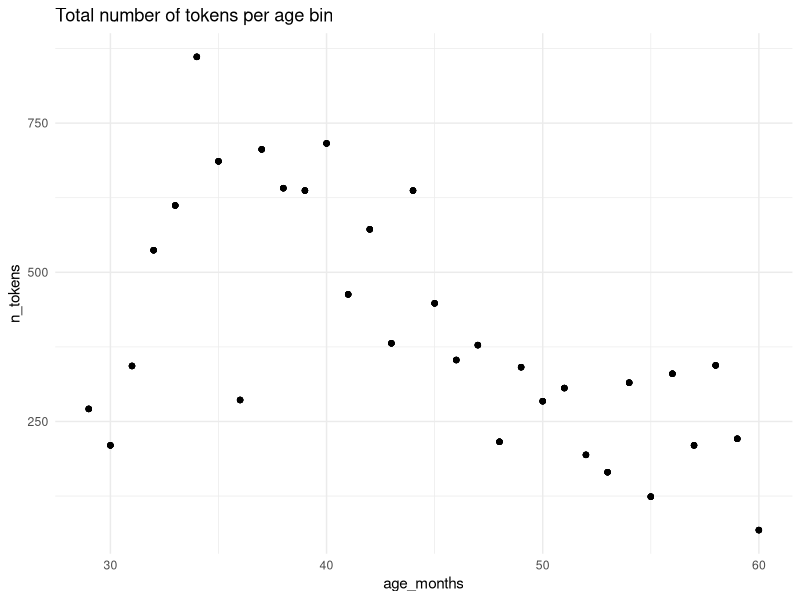
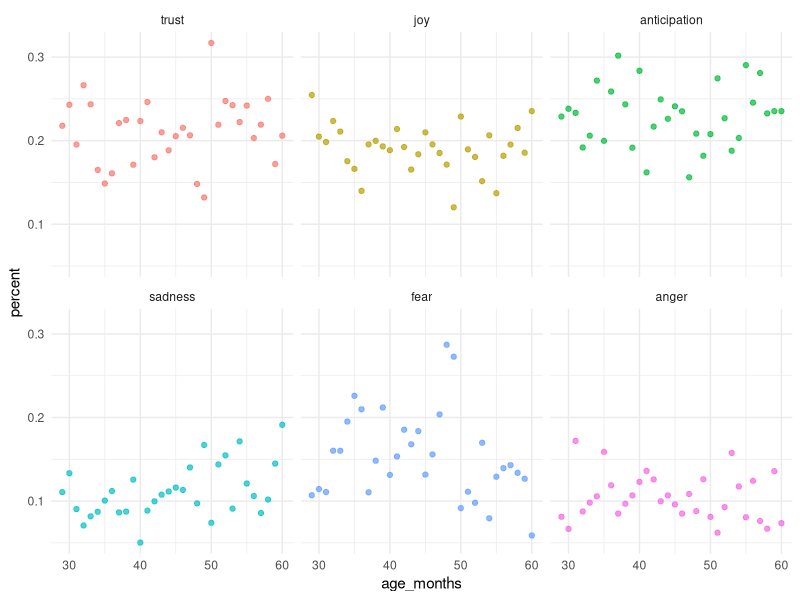
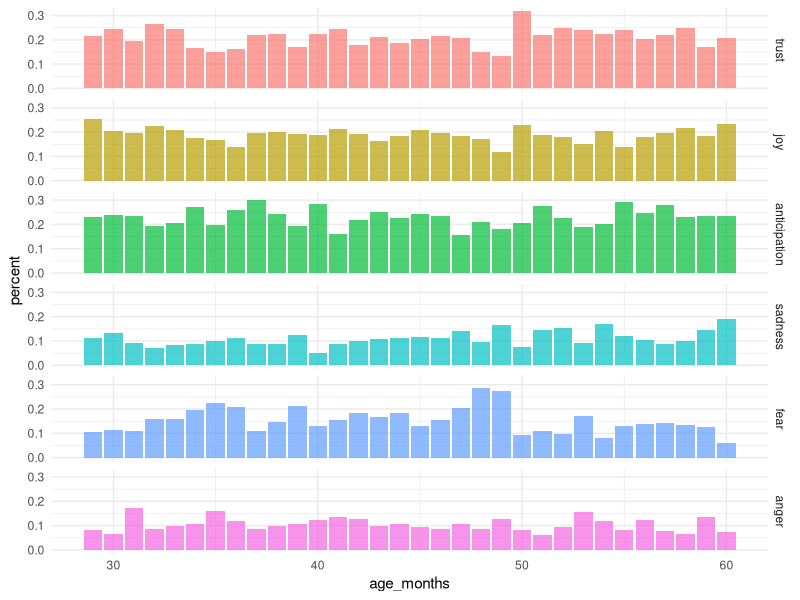
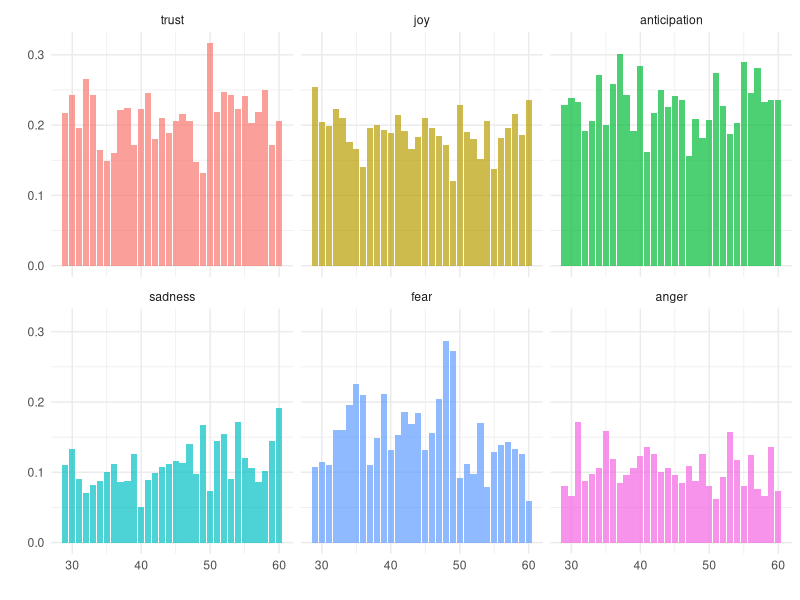
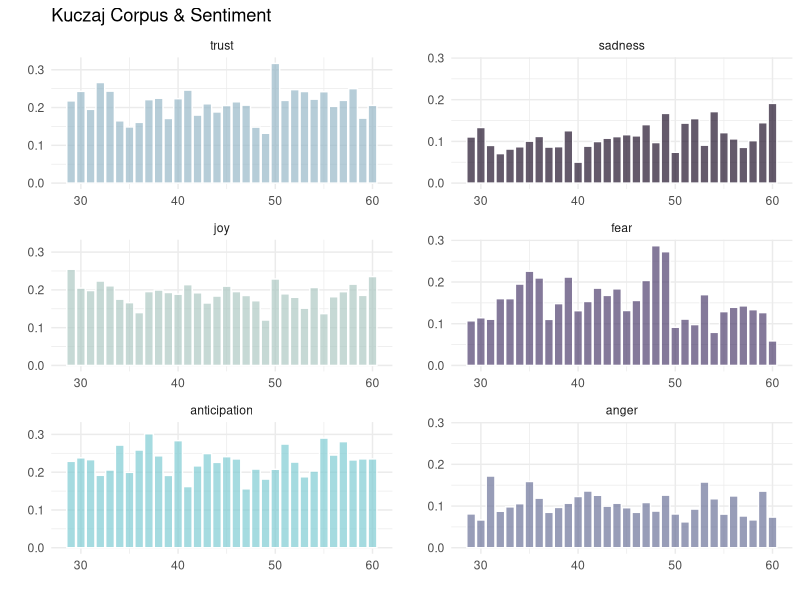
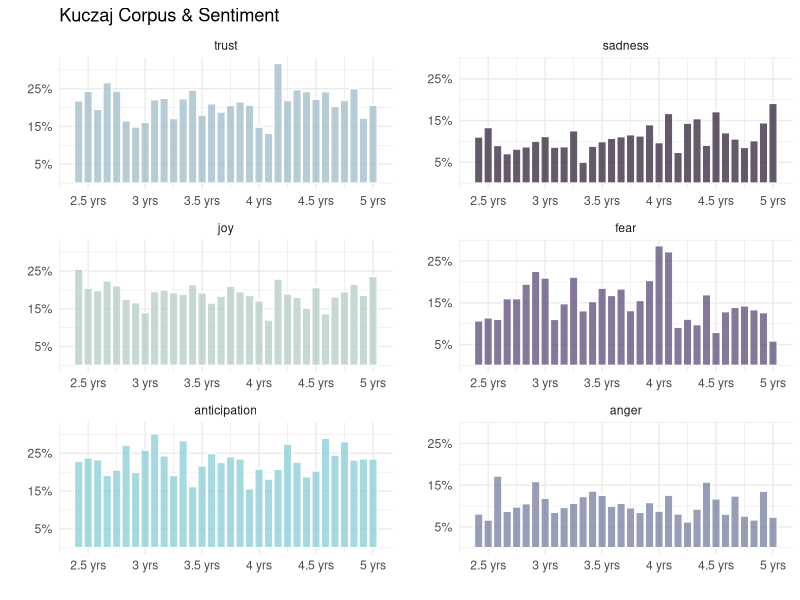
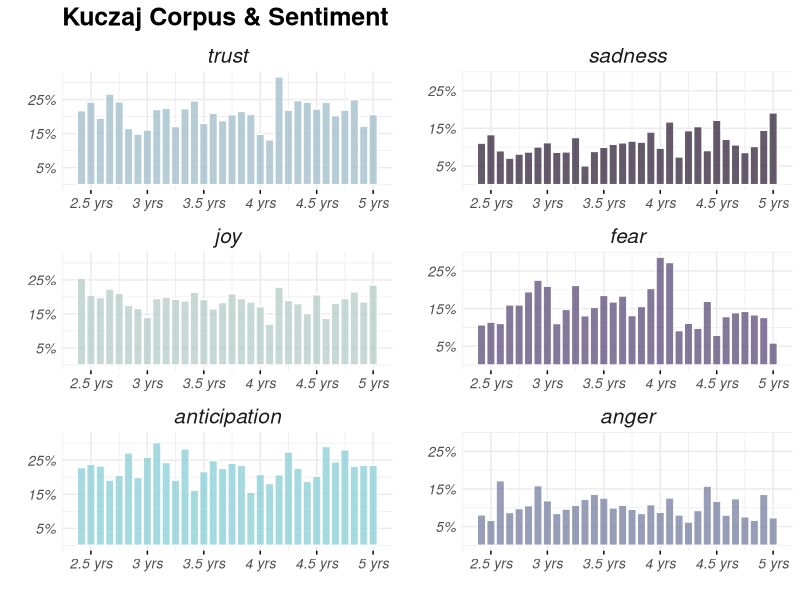

The R source for these figures, in order:
## ---- chunk 1
knitr::opts_chunk$set(echo = TRUE, warning = FALSE, message = FALSE,
                      fig.width = 10, dpi = 300, fig.height = 8)
## ---- chunk 2
# Loading packages
library(tidyverse)
library(tidytext)
library(forcats)
library(skimr)
library(egg)
## ---- chunk 3
# reading in data
kuczaj <- read_csv("data/kuczaj_nrc.csv")     
## ---- chunk 4
glimpse(kuczaj)
## ---- chunk 5
# Sentiments to keep
sentiment_levels <- c("trust", "joy", "anticipation", 
                      "sadness", "fear", "anger")

# Making sentiment a factor
kuczaj <- kuczaj %>% 
  select(-age_years, -word) %>% # removing unneeded columns
  filter(sentiment %in% sentiment_levels) %>% 
  mutate(sentiment = factor(sentiment, levels = sentiment_levels))
## ---- chunk 6
# Taking the floor of age_months
ages_binned <- kuczaj %>% 
  mutate(age_months = floor(age_months)) 


# Removing the two edge bins
ages_binned <- ages_binned %>% 
  filter(age_months >= 29 & age_months <= 60)
## ---- chunk 7
# Counting the number of sentiments 
ages_binned <- ages_binned %>% 
  add_count(age_months, sentiment) %>% 
  rename(n_sentiment = n) %>% 
  distinct(age_months, sentiment, .keep_all = TRUE)


# Adding in count for total tokens per transcript that were kept
ages_binned <- ages_binned %>% 
  group_by(age_months) %>% 
  mutate(n_tokens = sum(n_sentiment)) %>% 
  ungroup()
## ---- chunk 8
# Creating the auxiliary table with all combinations
aux <- ages_binned %>% 
  expand(nesting(age_months, n_tokens), sentiment)

# Merging aux with ages_binned
ages_binned2 <- aux %>% 
  left_join(ages_binned, by = c("age_months", "n_tokens", "sentiment")) %>% 
  replace_na(list(n_sentiment = 0)) # replacing NA values with 0
## ---- chunk 9
# Normalizing!
ages_binned2 <- ages_binned2 %>% 
  mutate(percent = n_sentiment/n_tokens)
## ---- chunk 10
ggplot(ages_binned2, aes(age_months, n_tokens)) +
  geom_point() + 
  labs(title = "Total number of tokens per age bin") +
  theme_minimal()
## ---- chunk 11
ggplot(ages_binned2, aes(age_months, percent, color = sentiment)) +
  geom_point(alpha = 0.7) +
  facet_wrap(~ sentiment) +
  guides(color = FALSE) +
  theme_minimal()

## ---- chunk 12
ggplot(ages_binned2, aes(age_months, percent, fill = sentiment)) +
  geom_col(alpha = 0.7) +
  facet_grid(sentiment ~ .)+
  guides(fill = FALSE) +
  theme_minimal()
## ---- chunk 13
ggplot(ages_binned2, aes(age_months, percent, fill = sentiment)) +
  geom_col(alpha = 0.7) +
  facet_wrap(~ sentiment) + 
  theme_minimal() +
  labs(x = "", y = "") +
  guides(fill = FALSE)
## ---- chunk 14
positive_plot <- ages_binned2 %>% 
  filter(sentiment %in% c("trust", "joy", "anticipation")) %>% 
  ggplot(aes(age_months, percent, fill = sentiment)) +
    geom_col(alpha = 0.7, color = "white") +
    facet_wrap(~sentiment, ncol = 1, scale = "free_x") +
    theme_minimal() +
    labs(x = "", y = "", title = "Kuczaj Corpus & Sentiment") +
    guides(fill = FALSE) +
    scale_fill_manual(values = c("#97B8C7", "#AEC9C3", "#7FCCD3")) 

negative_plot <- ages_binned2 %>% 
  filter(sentiment %in% c("sadness", "fear", "anger")) %>% 
  ggplot(aes(age_months, percent, fill = sentiment)) +
    geom_col(alpha = 0.7, color = "white") +
    facet_wrap(~sentiment, ncol = 1, scale = "free_x") +
    theme_minimal() +
    labs(x = "", y = "") +
    guides(fill = FALSE) +
    scale_fill_manual(values = c("#21132B", "#4F406E", "#6C7399"))

ggarrange(positive_plot, negative_plot, ncol = 2, nrow = 1)
## ---- chunk 15
positive_plot2 <- positive_plot +
  scale_y_continuous(breaks = c(0.05, 0.15, 0.25),
                     labels = c("5%", "15%", "25%")) +
  scale_x_continuous(breaks = c(30, 36, 42, 48, 54, 60),
                     labels = c("2.5 yrs", "3 yrs", "3.5 yrs", "4 yrs", "4.5 yrs", "5 yrs")) 

negative_plot2 <- negative_plot +
  scale_y_continuous(breaks = c(0.05, 0.15, 0.25),
                     labels = c("5%", "15%", "25%")) +
  scale_x_continuous(breaks = c(30, 36, 42, 48, 54, 60),
                     labels = c("2.5 yrs", "3 yrs", "3.5 yrs", "4 yrs", "4.5 yrs", "5 yrs")) 


ggarrange(positive_plot2, negative_plot2, ncol = 2, nrow = 1)
## ---- chunk 16
positive_plot3 <- positive_plot2 +
  theme(plot.title = element_text(size = 18, face = "bold"),
        strip.text = element_text(size = 15, face = "italic"),
        axis.text.x = element_text(size = 10, face = "italic"),
        axis.text.y = element_text(size = 10, face = "italic"),
        axis.ticks.x = element_line())

negative_plot3 <- negative_plot2 +
  theme(strip.text = element_text(size = 15, face = "italic"),
        axis.text.x = element_text(size = 10, face = "italic"),
        axis.text.y = element_text(size = 10, face = "italic"),
        axis.ticks.x = element_line())

ggarrange(positive_plot3, negative_plot3, ncol = 2, nrow = 1)
